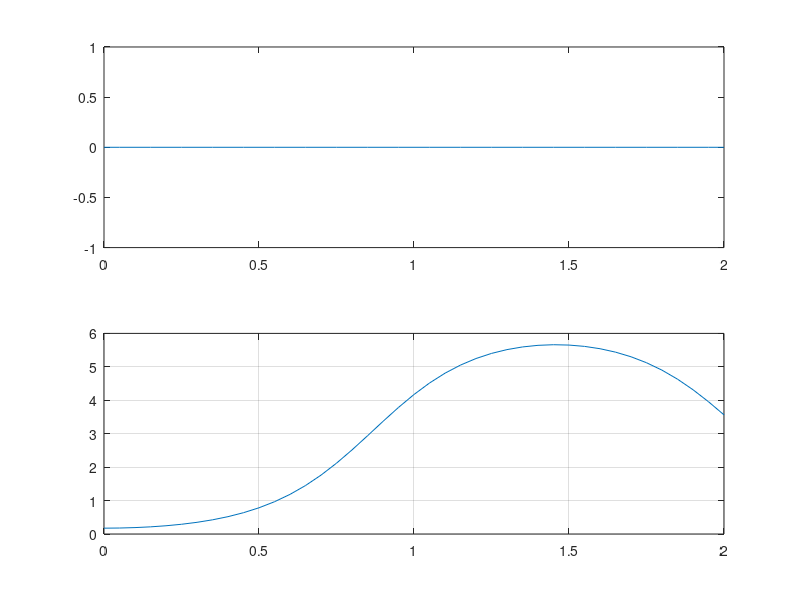

This chart was generated by the following MATLAB code: (Note: this script raises an error after producing the figure.)
function NMPC_Pendel
%% Parameter
p.g = 9.80665;                      % Erdbeschleunigung in [m/(s*s)]
p.l = 0.5;                          % Laenge des Pendels in [m]
p.dt = 0.05;                          % Intervall der Messzeiten [s]

tspan = [0:p.dt:10];
delta = 0.02; % Verz�gerung durch Berechnung
N=10;   % Anzahl pr�dizierter Schritte


%% Anfangsbedingungen
Phi0=10*(2*pi/360);                % Anfangsauslenkung des Pendels
%5*(2*pi/360);                    % Beispiel fuer 5 Grad Auslenkung
x0=[0 0 Phi0 0];                  % Anfangsschaetzung Phi=0 , Phi_Punkt=0

%% Sollgr��en
x3_soll=0;

%% Eingangsvektor
u0=zeros(1,N+1)   % Startwert f�r die erste Sch�tzung
%%
[t_mess, x_mess] = ode45(@nmpcPendelDGS, tspan(1:40+1), x0, odeset, zeros(1,40+1), p);

figure(1)
subplot(2,1,1)
plot(t_mess,zeros(1,40+1));
subplot(2,1,2)
plot(t_mess,x_mess(:,3))
grid on

options = optimoptions('fminunc','Algorithm','quasi-newton');
[u_opt, fehlersum_opt] = fminunc(@(u) kosten(u, tspan(1:1+N), x0, x3_soll, p), u0);

%% Optimum plotten
[t_opt, x_opt] = ode45(@nmpcPendelDGS, tspan(1:1+N), x0, odeset, u_opt, p);

figure(2)
subplot(2,1,1)
plot(sort([t_opt;t_opt+p.dt]),reshape([u_opt;u_opt],1,length(u_opt)*2));
subplot(2,1,2)
plot(t_opt,x_opt(:,3))
grid on

x_mess = x0;
u_done=0;
for i=1:1:40
i
    %% Optimierung
    
    options = optimoptions('fminunc','Algorithm','quasi-newton');
%     options = optimoptions('fminunc','Algorithm','trust-region');
    [u_opt, fehlersum_opt] = fminunc(@(u) kosten(u, tspan(1:1+N), x_mess(end,:), x3_soll, p), u0, options);

    u_done = [u_done u_opt(2)]
    %% Messung
    [t_mess, x_mess] = ode45(@nmpcPendelDGS, tspan(1:i+1)-delta, x0, odeset, u_done, p);
end

%% Optimum plotten
figure(2)
subplot(2,1,1)
plot(sort([t_mess;t_mess-p.dt+delta]),reshape([u_done,u_done],1,length(u_done)*2));
subplot(2,1,2)
plot(t_mess,x_mess(:,3))
grid on

end

function J = kosten(u, tspan, x0, x3_soll, p)

[t_pred, x_pred] = ode45(@nmpcPendelDGS, tspan, x0, odeset, u, p);
J = sum((x_pred(:,3)-x3_soll).^2)
end


function dx = nmpcPendelDGS(t, x, u, p)

u = u(ceil(t/p.dt)+1);

dx(1) = x(2);
dx(2) = u;
dx(3) = x(4);
dx(4) = u/p.l * cos(x(3)) + p.g/p.l * sin(x(3)) - x(4)*0.1; % -x(4)*Faktor = Reibungsterm

dx = dx';

end